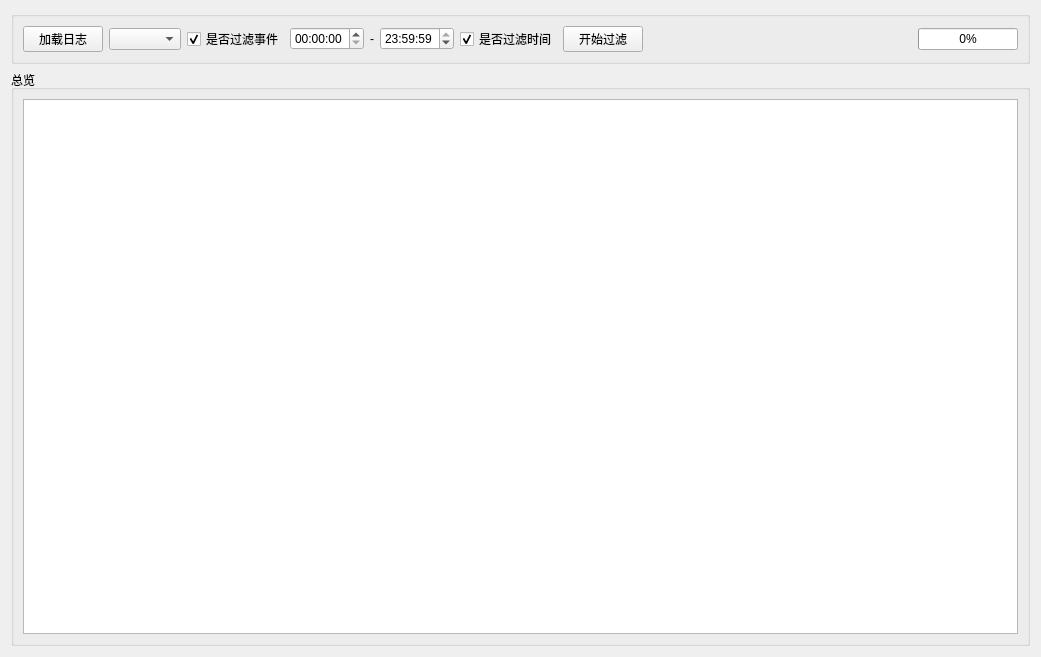
<?xml version="1.0" encoding="UTF-8"?>
<ui version="4.0">
 <class>Form</class>
 <widget class="QWidget" name="Form">
  <property name="geometry">
   <rect>
    <x>0</x>
    <y>0</y>
    <width>1041</width>
    <height>657</height>
   </rect>
  </property>
  <property name="windowTitle">
   <string>Form</string>
  </property>
  <layout class="QVBoxLayout" name="verticalLayout">
   <item>
    <widget class="QGroupBox" name="groupBox">
     <property name="title">
      <string/>
     </property>
     <layout class="QHBoxLayout" name="horizontalLayout">
      <item>
       <widget class="QPushButton" name="getfile_btn">
        <property name="maximumSize">
         <size>
          <width>100</width>
          <height>16777215</height>
         </size>
        </property>
        <property name="text">
         <string>加载日志</string>
        </property>
       </widget>
      </item>
      <item>
       <widget class="QComboBox" name="filterBox"/>
      </item>
      <item>
       <widget class="QCheckBox" name="eventCheckBox">
        <property name="text">
         <string>是否过滤事件</string>
        </property>
        <property name="checked">
         <bool>true</bool>
        </property>
       </widget>
      </item>
      <item>
       <widget class="QDateTimeEdit" name="startTime">
        <property name="dateTime">
         <datetime>
          <hour>0</hour>
          <minute>0</minute>
          <second>0</second>
          <year>2000</year>
          <month>1</month>
          <day>1</day>
         </datetime>
        </property>
        <property name="currentSection">
         <enum>QDateTimeEdit::HourSection</enum>
        </property>
        <property name="displayFormat">
         <string>HH:mm:ss</string>
        </property>
       </widget>
      </item>
      <item>
       <widget class="QLabel" name="label">
        <property name="text">
         <string>-</string>
        </property>
       </widget>
      </item>
      <item>
       <widget class="QDateTimeEdit" name="stopTime">
        <property name="dateTime">
         <datetime>
          <hour>23</hour>
          <minute>59</minute>
          <second>59</second>
          <year>2000</year>
          <month>1</month>
          <day>1</day>
         </datetime>
        </property>
        <property name="displayFormat">
         <string>HH:mm:ss</string>
        </property>
       </widget>
      </item>
      <item>
       <widget class="QCheckBox" name="timeCheckBox">
        <property name="text">
         <string>是否过滤时间</string>
        </property>
        <property name="checked">
         <bool>true</bool>
        </property>
       </widget>
      </item>
      <item>
       <widget class="QPushButton" name="filterBtn">
        <property name="text">
         <string>开始过滤</string>
        </property>
       </widget>
      </item>
      <item>
       <spacer name="horizontalSpacer">
        <property name="orientation">
         <enum>Qt::Horizontal</enum>
        </property>
        <property name="sizeHint" stdset="0">
         <size>
          <width>40</width>
          <height>20</height>
         </size>
        </property>
       </spacer>
      </item>
      <item>
       <widget class="QProgressBar" name="progressBar">
        <property name="maximumSize">
         <size>
          <width>100</width>
          <height>16777215</height>
         </size>
        </property>
        <property name="value">
         <number>0</number>
        </property>
       </widget>
      </item>
     </layout>
    </widget>
   </item>
   <item>
    <widget class="QGroupBox" name="groupBox_3">
     <property name="title">
      <string>总览</string>
     </property>
     <layout class="QGridLayout" name="gridLayout_2">
      <item row="0" column="0">
       <widget class="QTableView" name="tableView">
        <property name="minimumSize">
         <size>
          <width>0</width>
          <height>0</height>
         </size>
        </property>
       </widget>
      </item>
     </layout>
    </widget>
   </item>
  </layout>
 </widget>
 <resources/>
 <connections/>
</ui>
